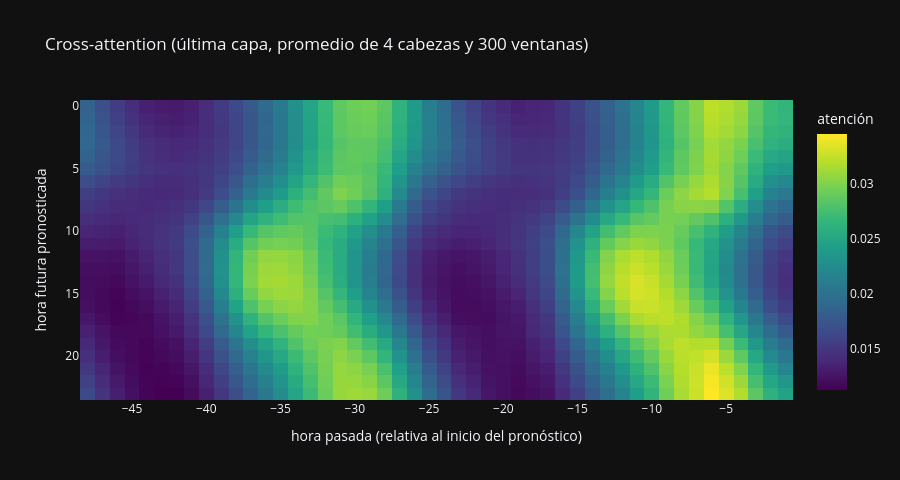

Notebook source saved alongside this figure:
### Markdown cell above
## 5 · ¿En qué se fija el modelo? (atención)
Cada fila es una hora futura a pronosticar (0 = dentro de 0 h … 23 = dentro de 23 h); cada columna, una hora pasada (−48 … −1). Brillante = el modelo mira más esa hora de historia.

### Code cell
P0 = prepare('Querétaro', tf, sc, dev)
hh = torch.tensor((P0['h'][:300] - sc.h[0]) / sc.h[1], device=dev); ff = torch.tensor((P0['f'][:300] - sc.f[0]) / sc.f[1], device=dev)
with torch.no_grad(): _, enc_w, cross_w = tf(hh, ff, return_attn=True)
A = cross_w[-1].mean((0, 1)).float().cpu().numpy()          # [24 futuro, 48 pasado]
fig = px.imshow(A, x=list(range(-LH, 0)), y=list(range(FH)), aspect='auto', color_continuous_scale='Viridis', template='plotly_dark',
                labels=dict(x='hora pasada (relativa al inicio del pronóstico)', y='hora futura pronosticada', color='atención'),
                title='Cross-attention (última capa, promedio de 4 cabezas y 300 ventanas)')
fig.update_layout(height=480); fig.show()
lag = A.mean(0); top = np.argsort(lag)[::-1][:6]
print('Horas pasadas con más atención:', [f'{t-LH}h' for t in top])

### Figure 1 — Plotly figure (JSON) as saved in the notebook; plotly's stock layout.template omitted (floating-point values rounded to 4 significant figures; data arrays with more than 128 entries replaced by an {"elided": "..."} marker saying what was removed)
{"data": [{"coloraxis": "coloraxis", "hovertemplate": "hora pasada (relativa al inicio del pronóstico): %{x}<br>hora futura pronosticada: %{y}<br>atención: %{z}<extra></extra>", "name": "0", "type": "heatmap", "x": [-48, -47, -46, -45, -44, -43, -42, -41, -40, -39, -38, -37, -36, -35, -34, -33, -32, -31, -30, -29, -28, -27, -26, -25, -24, -23, -22, -21, -20, -19, -18, -17, -16, -15, -14, -13, -12, -11, -10, -9, -8, -7, -6, -5, -4, -3, -2, -1], "xaxis": "x", "y": [0, 1, 2, 3, 4, 5, 6, 7, 8, 9, 10, 11, 12, 13, 14, 15, 16, 17, 18, 19, 20, 21, 22, 23], "yaxis": "y", "z": {"elided": "24x48 float values"}}], "layout": {"coloraxis": {"colorbar": {"title": {"text": "atención"}}, "colorscale": [[0.0, "#440154"], [0.1111, "#482878"], [0.2222, "#3e4989"], [0.3333, "#31688e"], [0.4444, "#26828e"], [0.5556, "#1f9e89"], [0.6667, "#35b779"], [0.7778, "#6ece58"], [0.8889, "#b5de2b"], [1.0, "#fde725"]]}, "height": 480, "title": {"text": "Cross-attention (última capa, promedio de 4 cabezas y 300 ventanas)"}, "xaxis": {"anchor": "y", "domain": [0.0, 1.0], "title": {"text": "hora pasada (relativa al inicio del pronóstico)"}}, "yaxis": {"anchor": "x", "autorange": "reversed", "domain": [0.0, 1.0], "title": {"text": "hora futura pronosticada"}}}}
